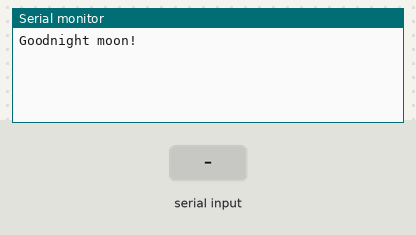
A sketch run on a simulated Arduino Uno, built with avr-gcc and run on an emulated ATmega328P. Shown: the last lines printed to the serial monitor. The inputs (shaded band) are chosen by the test bench.

Above: at 1.2 s.
1.3 s: "1" received over Serial
At 2.2 s:
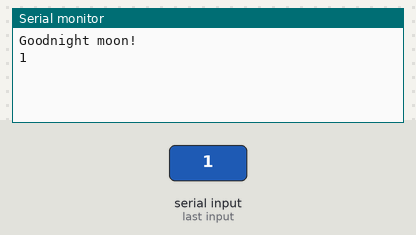
2.8 s: "0" received over Serial
At 3.3 s:
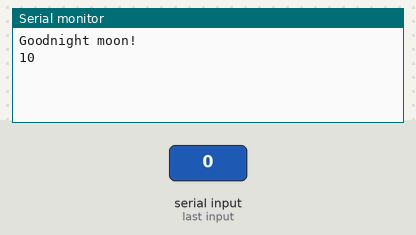

Measured:
- after the input at 1.3 s, the serial monitor: prints a new line at once (image 1)
- after the input at 2.8 s, the serial monitor: prints a new line at once (image 2)

The sketch:

sketch_apr28.ino
```cpp
/*
Genuino 101软串口通信
*/

#include <SoftwareSerial.h>
//实例化软串口
SoftwareSerial mySerial(2, 3); // RX, TX

void setup()
{
  Serial.begin(115200);
  while (!Serial) {
  }

  Serial.println("Goodnight moon!");

  mySerial.begin(9600);
  mySerial.println("Hello  world?");
}

void loop()
{
  if (mySerial.available())
    mySerial.write(mySerial.read());
  if (Serial.available())
    Serial.write(Serial.read());
}
```
